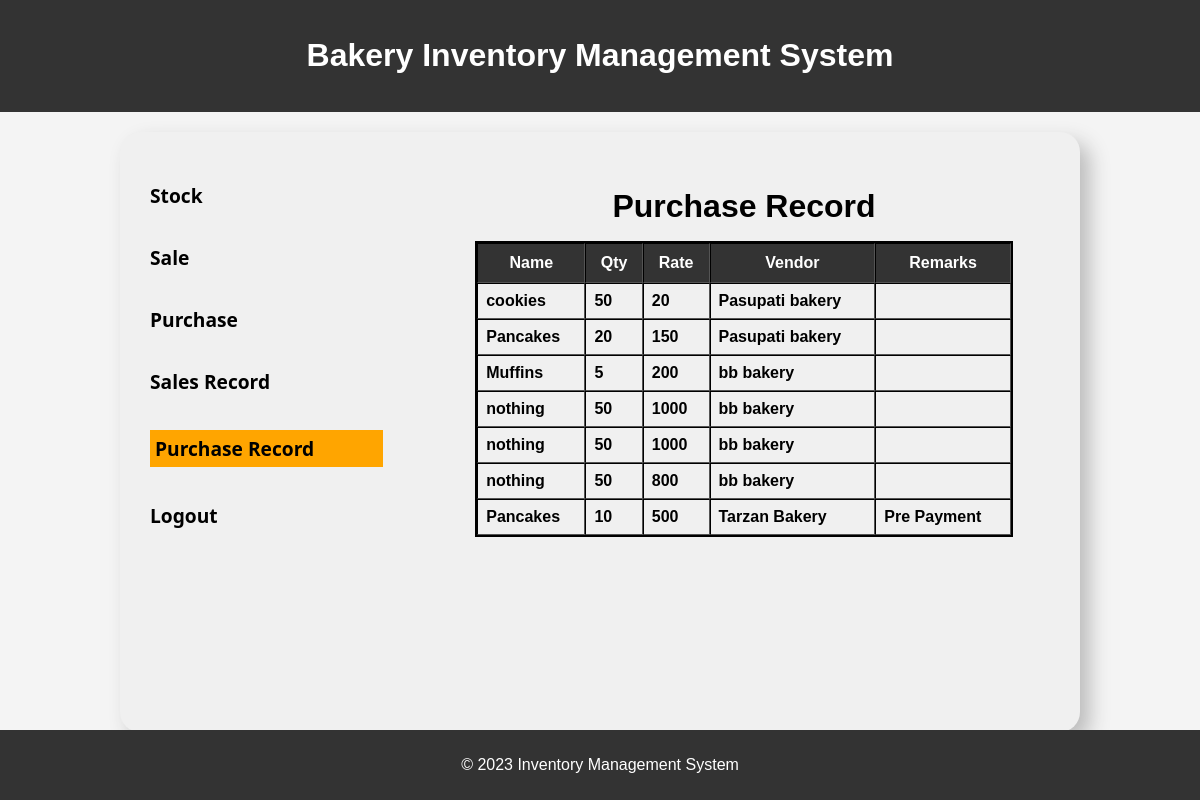
/purchaserecord.php, run on the app's committed database.
### tables this page shows
CREATE TABLE `purchase_record` (
  `name` varchar(20) NOT NULL,
  `rate` int(11) NOT NULL,
  `quantity` int(11) NOT NULL,
  `vendor` varchar(20) NOT NULL,
  `remarks` varchar(100) NOT NULL
);

### purchaserecord.php (the view, shortened to what this page needs)
<!DOCTYPE html>
<html lang="en">
<head>
    <link rel='stylesheet' href='style.css'>
</head>
<body>
    <header>
        <h1>Bakery Inventory Management System</h1>
    </header>
    <div class="container neumorphic">
       <div class="sidebar">
        <?php
        	include('menu.php');
        ?>
       </div>
       <div class="box">
        <div class="main">
            <h2>Purchase Record</h2>
        <?php
            include('db.php');
            $qry='SELECT * FROM purchase_record';
            $result=$conn->query($qry);
            if($result){
                echo "<table border=1 cellspacing=0>
                <tr>
                    <th>Name</th>
                    <th>Qty</th>
                    <th>Rate</th>
                    <th>Vendor</th>
                    <th>Remarks</th>
                </tr>";
                while($row=$result->fetch_assoc()){
                    echo '<tr>';
                        echo '<td>'.$row['name'].'</td>';
                        echo '<td>'.$row['quantity'].'</td>';
                        echo '<td>'.$row['rate'].'</td>';
                        echo '<td>'.$row['vendor'].'</td>';
                        echo '<td>'.$row['remarks'].'</td>';
                    echo '</tr>';
                }
                echo '</table>';
            }
        ?>
        </div>
       </div>
    </div>
    <footer>
        <p>&copy; 2023 Inventory Management System</p>
    </footer>
</body>
</html>

### style.css (style rules this page uses)
body { font-family: 'Arial', sans-serif; background-color: #f4f4f4; margin: 0; height: 100vh; }
header { background-color: #333; color: #fff; text-align: center; padding: 1rem 0; }
.container { position: relative; top: 40%; left: 50%; transform: translate(-50%, -50%); width: 80vw; min-width: 800px; max-width: 1200px; height: 600px; border-radius: 20px; min-height: 600px; background: #f0f0f0; display: flex; justify-content: space-evenly; overflow: hidden; box-shadow: 10px 10px 20px #bcbcbc; }
.container> .sidebar { width: 30%; height: 100%; }
.container> .box { width: 70%; height: 100%; display: flex; }
footer { text-align: center; padding: 10px 0; background-color: #333; color: #fff; position: fixed; bottom: 0; width: 100%; }
h2 { font-size: 2rem; text-align: center; padding: 0.5em 0; margin: 0; }
.main { width: 80%; max-width: 600px; margin: 20px auto; padding: 20px; background-color: transparent; border-radius: 8px; }
table { width: 100%; border: 2px solid black; }
th { background-color: #333; color: white; padding: 10px; }
td { padding: 8px; font-weight: bold; }

### purchaserecord.php (style rules this page uses)
.main { overflow-y: auto; }

### data on the page
purchase_record: name "cookies", quantity "50", rate "20", vendor "Pasupati bakery"
purchase_record: name "Pancakes", quantity "20", rate "150", vendor "Pasupati bakery"
purchase_record: name "Muffins", quantity "5", rate "200", vendor "bb bakery"
purchase_record: name "nothing", quantity "50", rate "1000", vendor "bb bakery"
purchase_record: name "nothing", quantity "50", rate "1000", vendor "bb bakery"
purchase_record: name "nothing", quantity "50", rate "800", vendor "bb bakery"
purchase_record: name "Pancakes", quantity "10", rate "500", vendor "Tarzan Bakery", remarks "Pre Payment"
